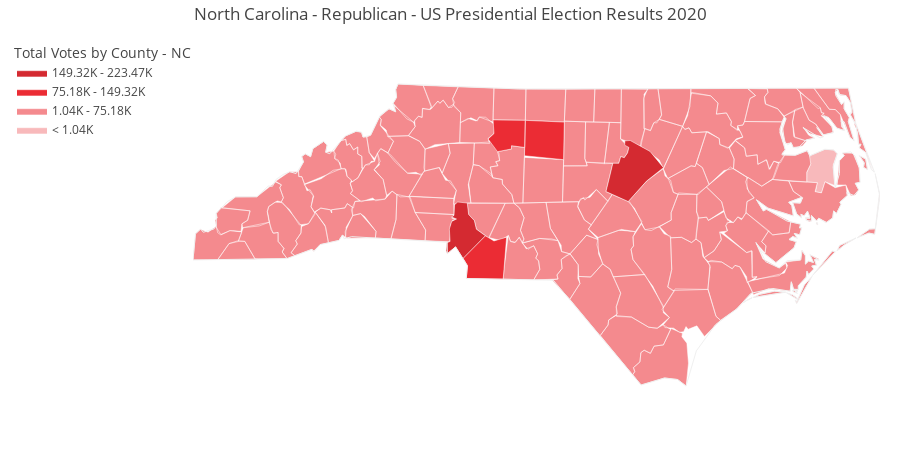

Notebook cell for this chart:
### Code cell
# Republican Vote - US President

values = total_votes_by_county_president_enriched[total_votes_by_county_president_enriched['Choice Party'] == 'REP']['Total Votes']
fips = total_votes_by_county_president_enriched[total_votes_by_county_president_enriched['Choice Party'] == 'REP']['combined_fips_code']


endpts = list(np.mgrid[min(values):max(values):4j])
colorscale = ["#F8B9BB", "#F48A8E","#EB2C34", "#D42A31", "#E9141D"]
fig = create_choropleth(
    fips=fips, values=values, scope=['North Carolina'], show_state_data=True,
    colorscale=colorscale, binning_endpoints=endpts, round_legend_values=True,
#     plot_bgcolor='rgb(229,229,229)',
#     paper_bgcolor='rgb(229,229,229)',
    title='North Carolina - Republican - US Presidential Election Results 2020',
#     county_outline={'color': 'rgb(0,0,0)', 'width': 0.5},
    county_outline={'color': 'rgb(255,255,255)', 'width': 0.5},
    exponent_format=True
)


fig.update_layout(
    legend_title='Total Votes by County - NC',
    legend_x = 0,
    annotations = {'x': -0.12, 'xanchor': 'left'}
)



fig.layout.template = None
fig.show()

### Figure 1 — Plotly figure (JSON) as saved in the notebook; plotly's stock layout.template omitted (floating-point values rounded to 4 significant figures; data arrays with more than 128 entries replaced by an {"elided": "..."} marker saying what was removed)
{"data": [{"fill": "toself", "fillcolor": "#F8B9BB", "hoverinfo": "none", "line": {"color": "rgb(255,255,255)", "width": 0.5}, "mode": "lines", "name": "< 1.04K", "type": "scatter", "x": [-76.41, -76.35, -76.38, -76.35, -76.17, -76.06, -76.01, -76.06, -76.05, -76.17, -76.21, -76.29, -76.27, -76.41, -76.41, null], "y": [35.78, 35.86, 35.91, 35.94, 35.99, 35.99, 35.95, 35.85, 35.67, 35.7, 35.6, 35.61, 35.69, 35.7, 35.78, null]}, {"fill": "toself", "fillcolor": "#F48A8E", "hoverinfo": "none", "line": {"color": "rgb(255,255,255)", "width": 0.5}, "mode": "lines", "name": "1.04K - 75.18K", "type": "scatter", "x": {"elided": "1400 float values"}, "y": {"elided": "1400 float values"}}, {"fill": "toself", "fillcolor": "#EB2C34", "hoverinfo": "none", "line": {"color": "rgb(255,255,255)", "width": 0.5}, "mode": "lines", "name": "75.18K - 149.32K", "type": "scatter", "visible": true, "x": [-80.84, -80.55, -80.44, -80.28, -80.32, -80.8, -80.78, -80.84, null, -80.05, -80.04, -79.53, -79.54, -80.05, null, -80.52, -80.44, -80.45, -80.04, -80.04, -80.21, -80.21, -80.39, -80.52, null], "y": [35.0, 35.21, 35.16, 35.2, 34.81, 34.82, 34.94, 35.0, null, 35.94, 36.26, 36.24, 35.9, 35.94, null, 36.09, 36.14, 36.26, 36.26, 36.01, 36.03, 36.0, 35.97, 36.09, null]}, {"fill": "toself", "fillcolor": "#D42A31", "hoverinfo": "none", "line": {"color": "rgb(255,255,255)", "width": 0.5}, "mode": "lines", "name": "149.32K - 223.47K", "type": "scatter", "x": [-78.98, -78.91, -78.83, -78.8, -78.76, -78.72, -78.7, -78.75, -78.75, -78.68, -78.43, -78.25, -78.47, -78.71, -79.0, -78.98, null, -81.06, -81.05, -81.01, -81.02, -80.99, -80.92, -80.99, -80.96, -80.95, -80.91, -80.78, -80.77, -80.69, -80.67, -80.55, -80.84, -80.93, -81.04, -81.06, null], "y": [35.64, 35.87, 35.87, 35.93, 35.92, 35.96, 36.01, 36.03, 36.07, 36.07, 35.98, 35.83, 35.7, 35.52, 35.61, 35.64, null, 35.07, 35.15, 35.16, 35.27, 35.34, 35.36, 35.38, 35.39, 35.49, 35.51, 35.51, 35.4, 35.35, 35.27, 35.21, 35.0, 35.11, 35.04, 35.07, null]}, {"fill": "toself", "fillcolor": "#E9141D", "hoverinfo": "none", "line": {"color": "rgb(255,255,255)", "width": 0.5}, "mode": "lines", "name": "> 223.47K", "type": "scatter", "x": [], "y": []}, {"hoverinfo": "text", "legendgroup": "centroids", "marker": {"color": "white", "opacity": 0}, "mode": "markers", "name": "US Counties", "selected": {"marker": {"color": "white", "opacity": 1, "size": 3}}, "showlegend": false, "text": ["County: Carteret<br>State: North Carolina<br>FIPS: 37031<br>Value: 29886", "County: Carteret<br>State: North Carolina<br>FIPS: 37031<br>Value: 29886", "County: Carteret<br>State: North Carolina<br>FIPS: 37031<br>Value: 29886", "County: Carteret<br>State: North Carolina<br>FIPS: 37031<br>Value: 29886", "County: Carteret<br>State: North Carolina<br>FIPS: 37031<br>Value: 29886", "County: Carteret<br>State: North Carolina<br>FIPS: 37031<br>Value: 29886", "County: Carteret<br>State: North Carolina<br>FIPS: 37031<br>Value: 29886", "County: Dare<br>State: North Carolina<br>FIPS: 37055<br>Value: 13844", "County: Dare<br>State: North Carolina<br>FIPS: 37055<br>Value: 13844", "County: Dare<br>State: North Carolina<br>FIPS: 37055<br>Value: 13844", "County: Dare<br>State: North Carolina<br>FIPS: 37055<br>Value: 13844", "County: Hyde<br>State: North Carolina<br>FIPS: 37095<br>Value: 1408", "County: Hyde<br>State: North Carolina<br>FIPS: 37095<br>Value: 1408", "County: Hyde<br>State: North Carolina<br>FIPS: 37095<br>Value: 1408", "County: Hyde<br>State: North Carolina<br>FIPS: 37095<br>Value: 1408", "County: Onslow<br>State: North Carolina<br>FIPS: 37133<br>Value: 45016", "County: Onslow<br>State: North Carolina<br>FIPS: 37133<br>Value: 45016", "County: Onslow<br>State: North Carolina<br>FIPS: 37133<br>Value: 45016", "County: Yancey<br>State: North Carolina<br>FIPS: 37199<br>Value: 7481", "County: Yadkin<br>State: North Carolina<br>FIPS: 37197<br>Value: 15861", "County: Wilson<br>State: North Carolina<br>FIPS: 37195<br>Value: 19437", "County: Wilkes<br>State: North Carolina<br>FIPS: 37193<br>Value: 27397", "County: Wayne<br>State: North Carolina<br>FIPS: 37191<br>Value: 30505", "County: Watauga<br>State: North Carolina<br>FIPS: 37189<br>Value: 14332", "County: Washington<br>State: North Carolina<br>FIPS: 37187<br>Value: 2778", "County: Warren<br>State: North Carolina<br>FIPS: 37185<br>Value: 3739", "County: Wake<br>State: North Carolina<br>FIPS: 37183<br>Value: 223466", "County: Vance<br>State: North Carolina<br>FIPS: 37181<br>Value: 8385", "County: Union<br>State: North Carolina<br>FIPS: 37179<br>Value: 79778", "County: Tyrrell<br>State: North Carolina<br>FIPS: 37177<br>Value: 1043", "County: Transylvania<br>State: North Carolina<br>FIPS: 37175<br>Value: 11578", "County: Swain<br>State: North Carolina<br>FIPS: 37173<br>Value: 4152", "County: Surry<br>State: North Carolina<br>FIPS: 37171<br>Value: 27344", "County: Stokes<br>State: North Carolina<br>FIPS: 37169<br>Value: 19997", "County: Stanly<br>State: North Carolina<br>FIPS: 37167<br>Value: 25297", "County: Scotland<br>State: North Carolina<br>FIPS: 37165<br>Value: 7399", "County: Sampson<br>State: North Carolina<br>FIPS: 37163<br>Value: 17132", "County: Rutherford<br>State: North Carolina<br>FIPS: 37161<br>Value: 24631", "County: Rowan<br>State: North Carolina<br>FIPS: 37159<br>Value: 49053", "County: Rockingham<br>State: North Carolina<br>FIPS: 37157<br>Value: 30955", "County: Robeson<br>State: North Carolina<br>FIPS: 37155<br>Value: 25927", "County: Richmond<br>State: North Carolina<br>FIPS: 37153<br>Value: 11752", "County: Randolph<br>State: North Carolina<br>FIPS: 37151<br>Value: 56589", "County: Polk<br>State: North Carolina<br>FIPS: 37149<br>Value: 7643", "County: Pitt<br>State: North Carolina<br>FIPS: 37147<br>Value: 38437", "County: Person<br>State: North Carolina<br>FIPS: 37145<br>Value: 13104", "County: Perquimans<br>State: North Carolina<br>FIPS: 37143<br>Value: 4894", "County: Pender<br>State: North Carolina<br>FIPS: 37141<br>Value: 21833", "County: Pasquotank<br>State: North Carolina<br>FIPS: 37139<br>Value: 9626", "County: Pamlico<br>State: North Carolina<br>FIPS: 37137<br>Value: 4815", "County: Orange<br>State: North Carolina<br>FIPS: 37135<br>Value: 19993", "County: Northampton<br>State: North Carolina<br>FIPS: 37131<br>Value: 3977", "County: Nash<br>State: North Carolina<br>FIPS: 37127<br>Value: 25653", "County: Moore<br>State: North Carolina<br>FIPS: 37125<br>Value: 36459", "County: Montgomery<br>State: North Carolina<br>FIPS: 37123<br>Value: 8363", "County: Mitchell<br>State: North Carolina<br>FIPS: 37121<br>Value: 7041", "County: Mecklenburg<br>State: North Carolina<br>FIPS: 37119<br>Value: 178066", "County: McDowell<br>State: North Carolina<br>FIPS: 37111<br>Value: 16839", "County: Martin<br>State: North Carolina<br>FIPS: 37117<br>Value: 6493", "County: Madison<br>State: North Carolina<br>FIPS: 37115<br>Value: 7928", "County: Macon<br>State: North Carolina<br>FIPS: 37113<br>Value: 14152", "County: Lincoln<br>State: North Carolina<br>FIPS: 37109<br>Value: 36167", "County: Lenoir<br>State: North Carolina<br>FIPS: 37107<br>Value: 14500", "County: Lee<br>State: North Carolina<br>FIPS: 37105<br>Value: 16388", "County: Jones<br>State: North Carolina<br>FIPS: 37103<br>Value: 3267", "County: Johnston<br>State: North Carolina<br>FIPS: 37101<br>Value: 67901", "County: Jackson<br>State: North Carolina<br>FIPS: 37099<br>Value: 11263", "County: Iredell<br>State: North Carolina<br>FIPS: 37097<br>Value: 66439", "County: Hoke<br>State: North Carolina<br>FIPS: 37093<br>Value: 9601", "County: Hertford<br>State: North Carolina<br>FIPS: 37091<br>Value: 3470", "County: Henderson<br>State: North Carolina<br>FIPS: 37089<br>Value: 39810", "County: Haywood<br>State: North Carolina<br>FIPS: 37087<br>Value: 22698", "County: Harnett<br>State: North Carolina<br>FIPS: 37085<br>Value: 34905", "County: Halifax<br>State: North Carolina<br>FIPS: 37083<br>Value: 9973", "County: Guilford<br>State: North Carolina<br>FIPS: 37081<br>Value: 106384", "County: Greene<br>State: North Carolina<br>FIPS: 37079<br>Value: 4858", "County: Granville<br>State: North Carolina<br>FIPS: 37077<br>Value: 16548", "County: Graham<br>State: North Carolina<br>FIPS: 37075<br>Value: 3667", "County: Gates<br>State: North Carolina<br>FIPS: 37073<br>Value: 3354", "County: Gaston<br>State: North Carolina<br>FIPS: 37071<br>Value: 72132", "County: Franklin<br>State: North Carolina<br>FIPS: 37069<br>Value: 20748", "County: Forsyth<br>State: North Carolina<br>FIPS: 37067<br>Value: 84176", "County: Edgecombe<br>State: North Carolina<br>FIPS: 37065<br>Value: 9139", "County: Durham<br>State: North Carolina<br>FIPS: 37063<br>Value: 31827", "County: Duplin<br>State: North Carolina<br>FIPS: 37061<br>Value: 13703", "County: Davie<br>State: North Carolina<br>FIPS: 37059<br>Value: 18115", "County: Davidson<br>State: North Carolina<br>FIPS: 37057<br>Value: 62143", "County: Currituck<br>State: North Carolina<br>FIPS: 37053<br>Value: 11566", "County: Cumberland<br>State: North Carolina<br>FIPS: 37051<br>Value: 59498", "County: Craven<br>State: North Carolina<br>FIPS: 37049<br>Value: 30831", "County: Columbus<br>State: North Carolina<br>FIPS: 37047<br>Value: 16696", "County: Cleveland<br>State: North Carolina<br>FIPS: 37045<br>Value: 33664", "County: Clay<br>State: North Carolina<br>FIPS: 37043<br>Value: 5074", "County: Chowan<br>State: North Carolina<br>FIPS: 37041<br>Value: 4458", "County: Cherokee<br>State: North Carolina<br>FIPS: 37039<br>Value: 12568", "County: Chatham<br>State: North Carolina<br>FIPS: 37037<br>Value: 21055", "County: Catawba<br>State: North Carolina<br>FIPS: 37035<br>Value: 56203", "County: Caswell<br>State: North Carolina<br>FIPS: 37033<br>Value: 7040", "County: Camden<br>State: North Carolina<br>FIPS: 37029<br>Value: 4277", "County: Caldwell<br>State: North Carolina<br>FIPS: 37027<br>Value: 31877", "County: Cabarrus<br>State: North Carolina<br>FIPS: 37025<br>Value: 62722", "County: Burke<br>State: North Carolina<br>FIPS: 37023<br>Value: 30814", "County: Buncombe<br>State: North Carolina<br>FIPS: 37021<br>Value: 61983", "County: Brunswick<br>State: North Carolina<br>FIPS: 37019<br>Value: 55373", "County: Bladen<br>State: North Carolina<br>FIPS: 37017<br>Value: 9623", "County: Bertie<br>State: North Carolina<br>FIPS: 37015<br>Value: 3778", "County: Beaufort<br>State: North Carolina<br>FIPS: 37013<br>Value: 16352", "County: Avery<br>State: North Carolina<br>FIPS: 37011<br>Value: 7092", "County: Ashe<br>State: North Carolina<br>FIPS: 37009<br>Value: 11368", "County: Anson<br>State: North Carolina<br>FIPS: 37007<br>Value: 5301", "County: Alleghany<br>State: North Carolina<br>FIPS: 37005<br>Value: 4501", "County: Alexander<br>State: North Carolina<br>FIPS: 37003<br>Value: 15806", "County: Alamance<br>State: North Carolina<br>FIPS: 37001<br>Value: 45490"], "type": "scatter", "unselected": {"marker": {"opacity": 0}}, "x": [[-76.14], [-76.53], [-76.45], [-76.56], [-76.6], [-76.89], [-76.67], [-75.66], [-75.54], [-75.67], [-75.86], [-75.75], [-75.92], [-76.27], [-76.25], [-77.14], [-77.21], [-77.43], -82.31, -80.67, -77.92, -81.16, -78.0, -81.7, -76.58, -78.11, -78.65, -78.41, -80.53, -76.21, -82.8, -83.49, -80.69, -80.24, -80.25, -79.48, -78.37, -81.92, -80.52, -79.77, -79.1, -79.75, -79.81, -82.17, -77.37, -78.97, -76.44, -77.91, -76.28, -76.74, -79.12, -77.4, -77.99, -79.48, -79.91, -82.16, -80.83, -82.05, -77.11, -82.71, -83.42, -81.22, -77.64, -79.17, -77.36, -78.37, -83.14, -80.87, -79.24, -76.98, -82.48, -82.98, -78.87, -77.65, -79.79, -77.68, -78.65, -83.83, -76.7, -81.18, -78.29, -80.26, -77.6, -78.88, -77.93, -80.54, -80.21, -76.01, -78.83, -77.09, -78.66, -81.56, -83.75, -76.61, -84.06, -79.26, -81.22, -79.33, -76.21, -81.55, -80.55, -81.7, -82.53, -78.24, -78.56, -76.98, -76.86, -81.92, -81.5, -80.1, -81.13, -81.18, -79.4], "y": [[35.0], [34.71], [34.72], [34.7], [34.67], [34.68], [34.84], [35.88], [35.41], [36.0], [35.78], [35.19], [35.13], [35.32], [35.54], [34.64], [34.61], [34.73], 35.9, 36.16, 35.71, 36.21, 35.36, 36.23, 35.82, 36.4, 35.79, 36.36, 34.99, 35.82, 35.2, 35.49, 36.41, 36.4, 35.31, 34.84, 34.99, 35.4, 35.64, 36.4, 34.64, 35.01, 35.71, 35.28, 35.59, 36.39, 36.21, 34.52, 36.3, 35.14, 36.06, 36.42, 35.97, 35.31, 35.33, 36.01, 35.25, 35.68, 35.84, 35.86, 35.15, 35.49, 35.24, 35.48, 35.02, 35.52, 35.29, 35.81, 35.02, 36.36, 35.34, 35.56, 35.37, 36.26, 36.08, 35.48, 36.3, 35.35, 36.44, 35.29, 36.08, 36.13, 35.91, 36.04, 34.94, 35.93, 35.79, 36.4, 35.05, 35.12, 34.27, 35.33, 35.06, 36.15, 35.13, 35.7, 35.66, 36.39, 36.39, 35.95, 35.39, 35.75, 35.61, 34.07, 34.61, 36.07, 35.49, 36.08, 36.43, 34.97, 36.49, 35.92, 36.04]}, {"hoverinfo": "text", "legendgroup": "States", "line": {"color": "rgb(240, 240, 240)", "width": 1}, "mode": "lines", "showlegend": false, "type": "scatter", "x": {"elided": "279 float values"}, "y": {"elided": "279 float values"}}], "layout": {"annotations": [{"showarrow": false, "text": "<b></b>", "x": 1, "xanchor": "right", "xref": "paper", "y": 1.05, "yref": "paper"}], "dragmode": "select", "height": 450, "hovermode": "closest", "legend": {"title": {"text": "Total Votes by County - NC"}, "traceorder": "reversed", "x": 0, "xanchor": "right", "y": 1, "yanchor": "top"}, "margin": {"b": 20, "l": 20, "r": 20, "t": 40}, "title": {"text": "North Carolina - Republican - US Presidential Election Results 2020"}, "width": 900, "xaxis": {"autorange": false, "fixedrange": true, "range": [-84.32, -75.46], "showgrid": false, "showticklabels": false, "type": "linear", "zeroline": false}, "yaxis": {"autorange": false, "fixedrange": true, "range": [33.44, 36.99], "showgrid": false, "showticklabels": false, "type": "linear", "zeroline": false}}}
